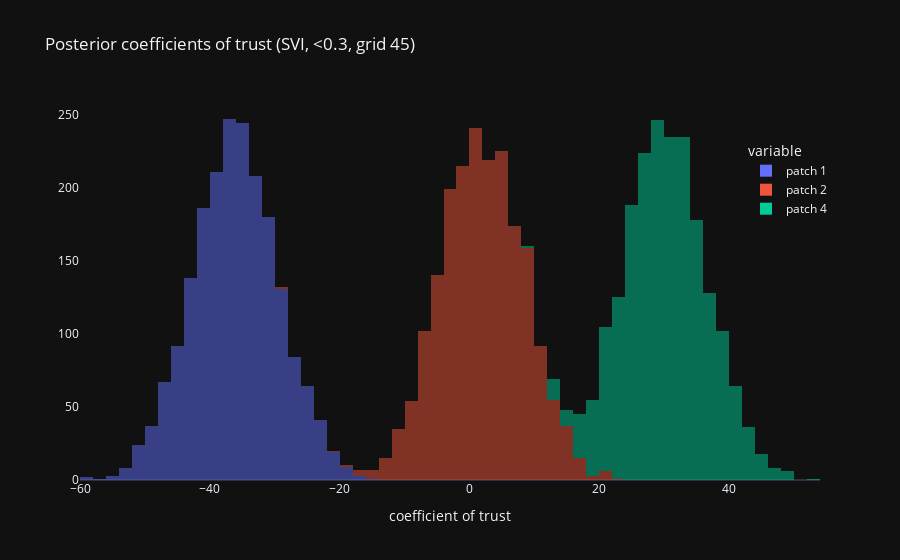

Notebook source saved alongside this figure:
### Code cell
plot_coefs(post45low, "<0.3", 45)

### Figure 1 — Plotly figure (JSON) as saved in the notebook; plotly's stock layout.template omitted (floating-point values rounded to 4 significant figures; data arrays with more than 128 entries replaced by an {"elided": "..."} marker saying what was removed)
{"data": [{"alignmentgroup": "True", "bingroup": "x", "hovertemplate": "variable=patch 1<br>value=%{x}<br>count=%{y}<extra></extra>", "legendgroup": "patch 1", "marker": {"color": "#636efa", "opacity": 0.5, "pattern": {"shape": ""}}, "name": "patch 1", "nbinsx": 90, "offsetgroup": "patch 1", "orientation": "v", "showlegend": true, "type": "histogram", "x": {"elided": "2000 float values"}, "xaxis": "x", "yaxis": "y"}, {"alignmentgroup": "True", "bingroup": "x", "hovertemplate": "variable=patch 2<br>value=%{x}<br>count=%{y}<extra></extra>", "legendgroup": "patch 2", "marker": {"color": "#EF553B", "opacity": 0.5, "pattern": {"shape": ""}}, "name": "patch 2", "nbinsx": 90, "offsetgroup": "patch 2", "orientation": "v", "showlegend": true, "type": "histogram", "x": {"elided": "2000 float values"}, "xaxis": "x", "yaxis": "y"}, {"alignmentgroup": "True", "bingroup": "x", "hovertemplate": "variable=patch 4<br>value=%{x}<br>count=%{y}<extra></extra>", "legendgroup": "patch 4", "marker": {"color": "#00cc96", "opacity": 0.5, "pattern": {"shape": ""}}, "name": "patch 4", "nbinsx": 90, "offsetgroup": "patch 4", "orientation": "v", "showlegend": true, "type": "histogram", "x": {"elided": "2000 float values"}, "xaxis": "x", "yaxis": "y"}], "layout": {"barmode": "relative", "legend": {"title": {"text": "variable"}, "tracegroupgap": 0, "x": 0.9, "xanchor": "left", "y": 0.9, "yanchor": "top"}, "title": {"text": "Posterior coefficients of trust (SVI, <0.3, grid 45)"}, "xaxis": {"anchor": "y", "domain": [0, 1], "title": {"text": "coefficient of trust"}}, "yaxis": {"anchor": "x", "domain": [0, 1], "showgrid": false, "title": {"text": ""}}}}
